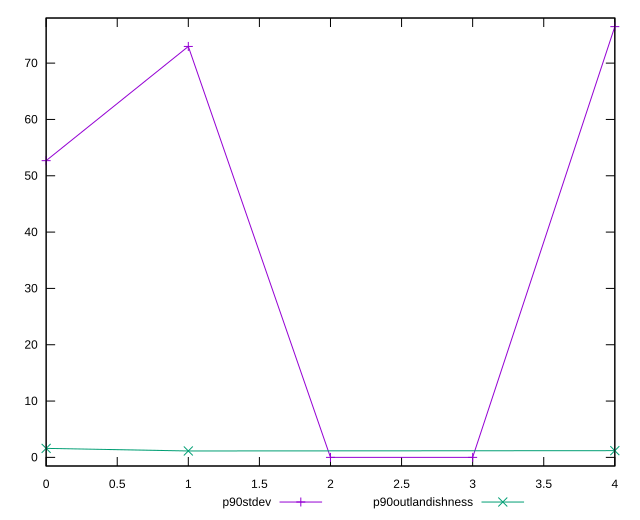

The script that saved this image:
reset

$p90Stdev <<EOF
0 52.68439131540986
1 72.96135268734058
2 0
3 0
4 76.47929978503252
EOF

$p90Outlandishness <<EOF
0 1.5995350743801653
1 1.1387396258912623
4 1.193408619430241
EOF

set key outside below
set xrange [0:4]
set yrange [-1.5295859957006506:78.00888578073318]
set trange [-1.5295859957006506:78.00888578073318]
set terminal svg size 640, 520 enhanced background rgb 'white'
set output "report_00012_2021-02-09T11:01:39.952Z/unminified-javascript/progression/stddev.svg"

plot $p90Stdev title "p90stdev" with linespoints, \
     $p90Outlandishness title "p90outlandishness" with linespoints

reset
